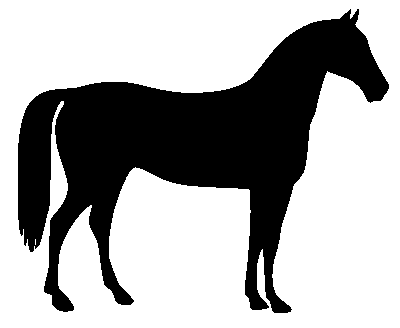
#> input picture skimage.data.horse(), 400 x 328 px
$ jupyter execute Skeletonize.ipynb
#> lines starting #> are read from the running program, lines starting #| are printed output that depends on the picture; after the words box and inside, x2 and y2 are one past the last pixel; in counts of white or black regions, pixels touching at a corner belong together
# Skeletonizing an image
### Dr. Tirthajyoti Sarkar, Fremont CA 94536

Skeletonization reduces binary objects to 1 pixel wide representations. This can be useful for feature extraction, and/or representing an object’s topology.

In Scikit-image, `skeletonize` function works by making successive passes of the image. On each pass, **border pixels are identified and removed on the condition that they do not break the connectivity of the corresponding object**. The image is correlated with a mask that assigns each pixel a number in the range 0 - 255 corresponding to each possible pattern of its 8 neighbouring pixels. A look up table is then used to assign the pixels a value of 0, 1, 2 or 3, which are selectively removed during the iterations.

[cell 1]
from skimage.morphology import skeletonize
from skimage import data
import matplotlib.pyplot as plt
from skimage.util import invert

### Load and invert the horse image

[cell 2]
image = invert(data.horse())
#> image: shape (328, 400) bool; 33.1% white; 1 white region, box (x1, y1, x2, y2) and area: (18, 9, 389, 313) 43412

### Perform skeletonization

[cell 3]
skeleton = skeletonize(image)
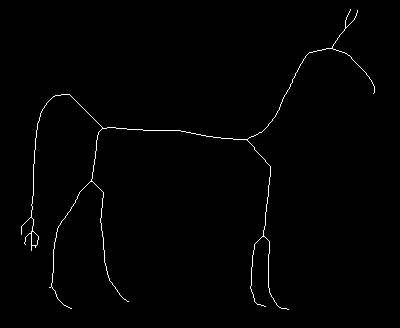
#> skeleton: shape (328, 400) bool; 0.91% white in thin lines or dots, all inside (x1, y1, x2, y2) = (21, 9, 375, 310)

### Display

[cell 4]
fig, axes = plt.subplots(nrows=1, ncols=2, figsize=(8, 4),
                         sharex=True, sharey=True)

ax = axes.ravel()

ax[0].imshow(image, cmap=plt.cm.gray)
ax[0].axis('off')
ax[0].set_title('original', fontsize=20)

ax[1].imshow(skeleton, cmap=plt.cm.gray)
ax[1].axis('off')
ax[1].set_title('skeleton', fontsize=20)

fig.tight_layout()
plt.show()
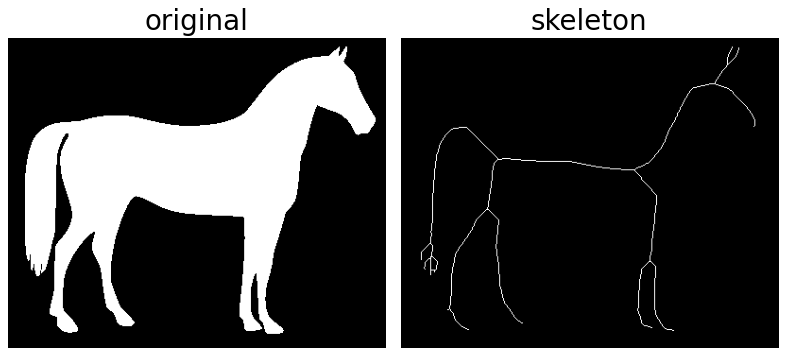
#> figure drawn by matplotlib, 2 panels

### Skeletonize 3D images

Scikit-image function **`skeletonize_3d`** uses an [octree data structure](https://en.wikipedia.org/wiki/Octree) to examine a 3x3x3 neighborhood of a pixel. The algorithm proceeds by iteratively sweeping over the image, and removing pixels at each iteration until the image stops changing. Each iteration consists of two steps: first, a list of candidates for removal is assembled; then pixels from this list are rechecked sequentially, to better preserve connectivity of the image.

[cell 5]
from os import getcwd
from skimage.morphology import skeletonize_3d
from skimage.color import rgb2gray

[cell 6]
current_dir = getcwd()
data = plt.imread(current_dir+"\\Images\\torus3d.png")
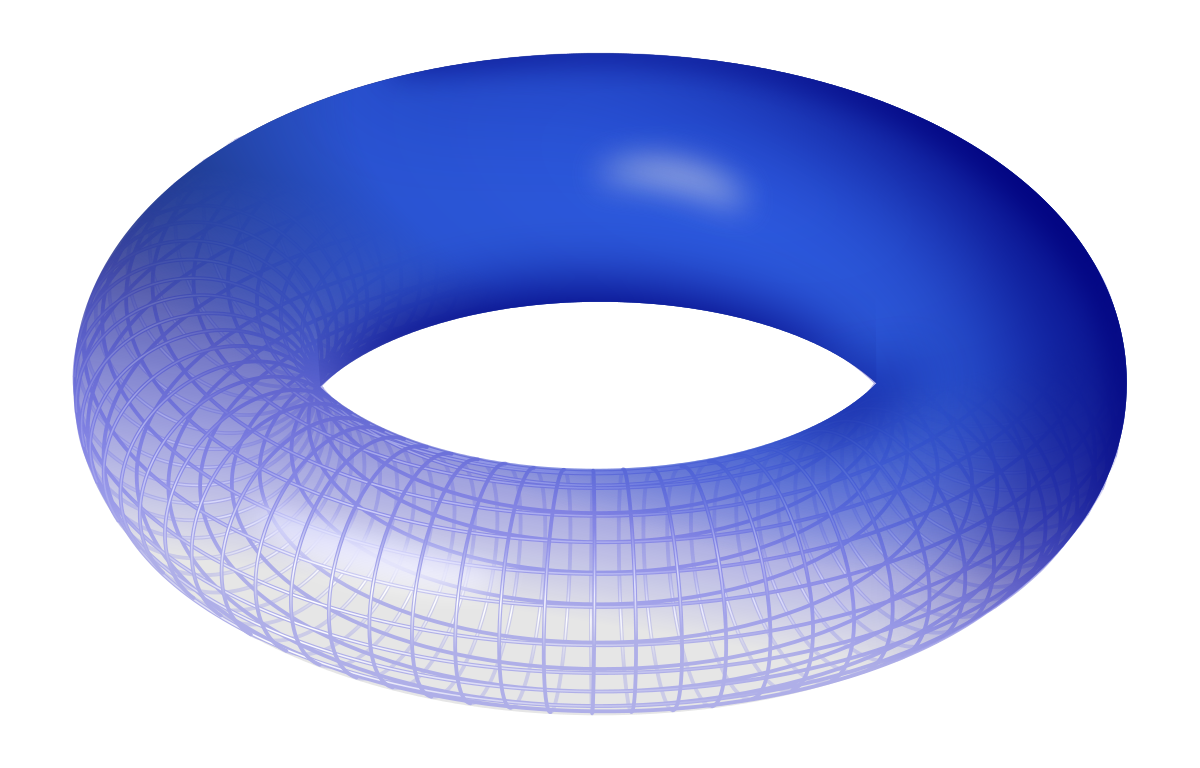
#> input picture Images/torus3d.png, 1200 x 768 px, found by its file name
#> data is the input picture: shape (768, 1200, 4) float32; mean R, G, B, A 0.203, 0.239, 0.428, 0.53

[cell 7]
data = rgb2gray(data)
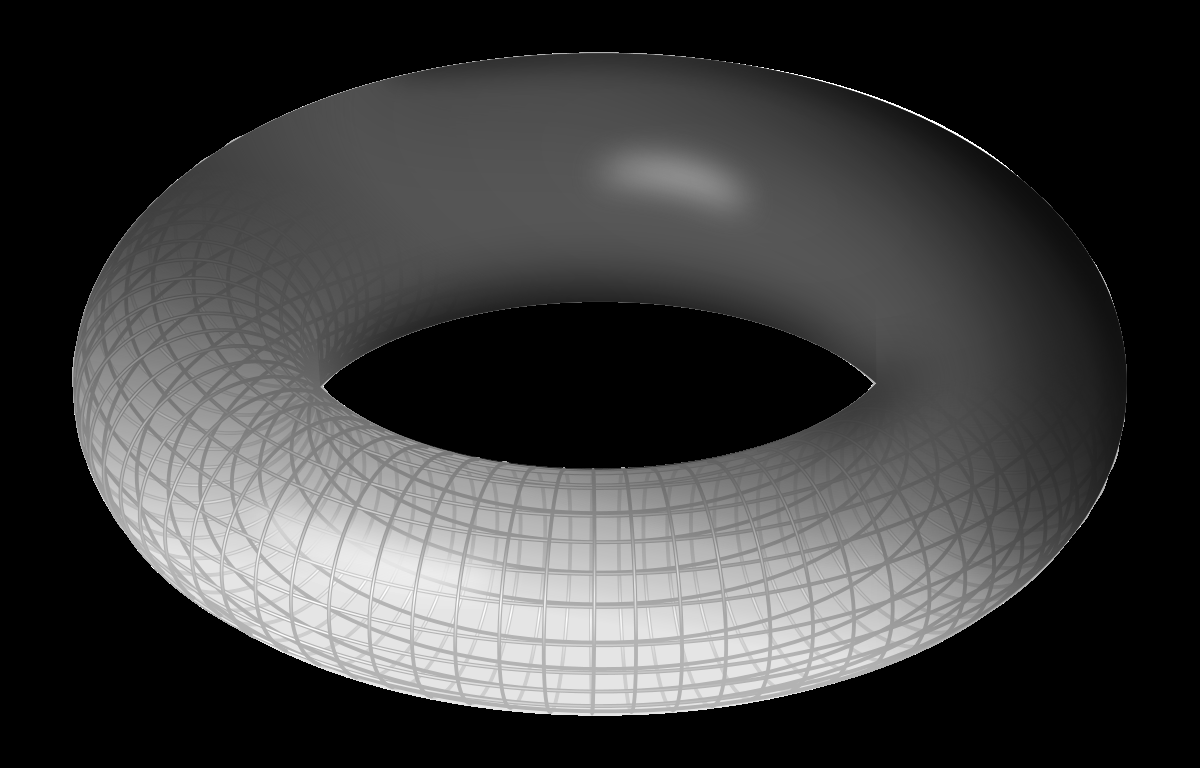
#> data: shape (768, 1200) float32; min 0, max 1, mean 0.245

[cell 8]
plt.imshow(data)
plt.show()

[cell 9]
skeleton3d = skeletonize_3d(data)
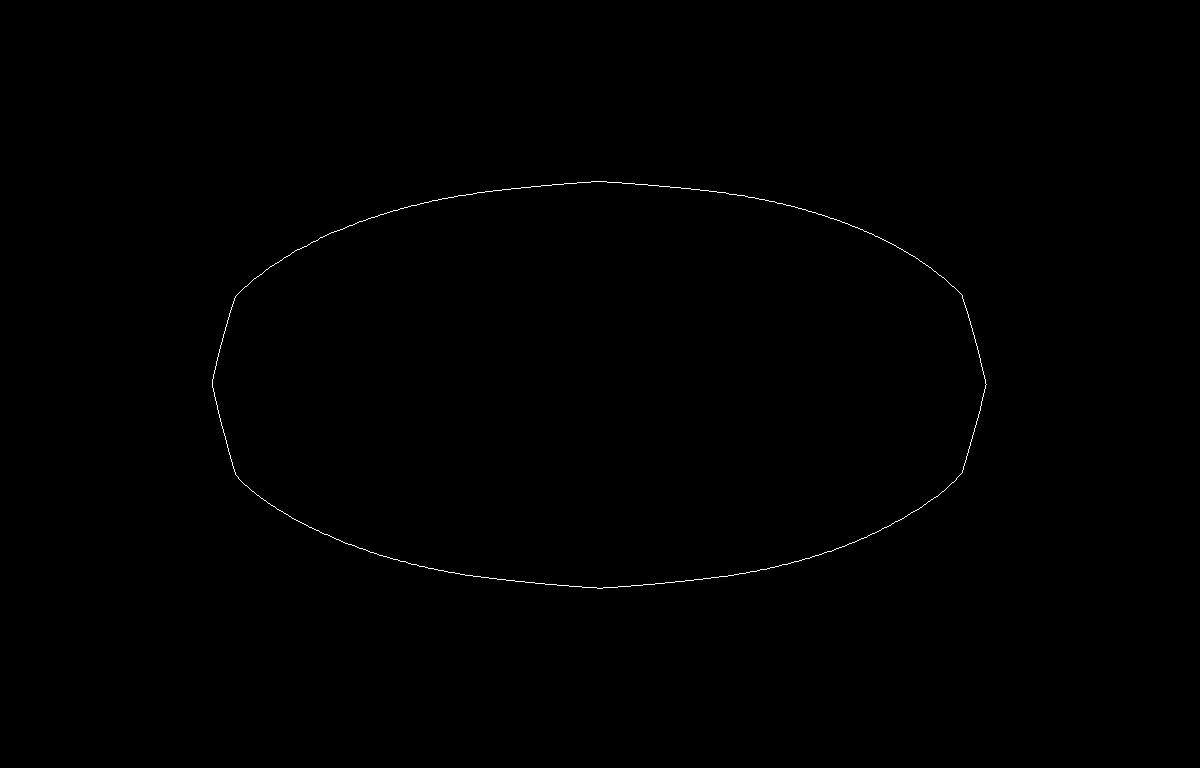
#> skeleton3d: shape (768, 1200); 0.2% white in thin lines or dots, all inside (x1, y1, x2, y2) = (212, 181, 987, 589)

[cell 10]
fig, axes = plt.subplots(1, 2, figsize=(8, 4), sharex=True, sharey=True)
ax = axes.ravel()

ax[0].imshow(data, cmap=plt.cm.gray, interpolation='nearest')
ax[0].set_title('original')
ax[0].axis('off')

ax[1].imshow(skeleton3d, cmap=plt.cm.gray, interpolation='nearest')
ax[1].set_title('skeletonize_3d')
ax[1].axis('off')

fig.tight_layout()
plt.show()
